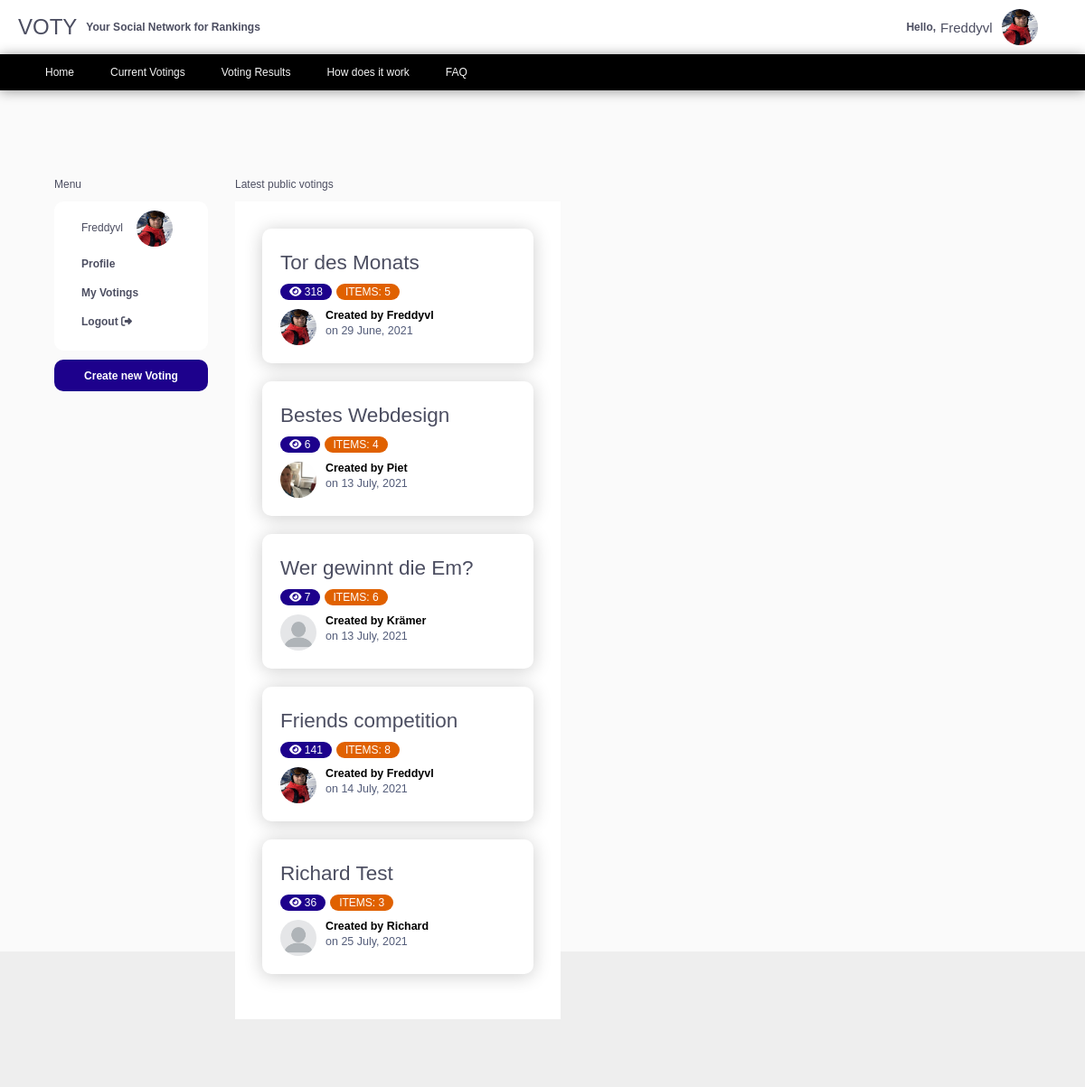
The app's page /voting/ (signed in) with its own data.
### users/models.py (models this page shows, shortened)
class Profile(models.Model):
    user = models.OneToOneField(User, on_delete=models.CASCADE)
    image = models.ImageField(default='default.jpg', upload_to='profile_pics')
    total_number_of_votings = models.SmallIntegerField(default=0)

### voting/models.py (models this page shows, shortened)
class Voting(models.Model):
    title = models.CharField(max_length=100)
    active = models.BooleanField(default=False)
    private = models.BooleanField(default=False)
    date_created = models.DateTimeField(default=timezone.now)
    author = models.ForeignKey(User, on_delete=models.CASCADE)
    number_of_votes = models.PositiveIntegerField(default=0)

### voting/views.py (the view)
# urls.py: path('', VotingListView.as_view(), name='list-of-votings'),
class VotingListView(ListView):
    model = Voting
    template_name = 'voting/list-of-votings.html'
    context_object_name = 'voting'
    ordering = ['-date_created']
    def get_queryset(self):
        queryset = Voting.objects.filter(active=True, private=False)
        return queryset
    def get_context_data(self, **kwargs):
        context = super().get_context_data(**kwargs)
        context['votingelements'] = Voting.objects.filter(private=False, active=True).annotate(num__element=Count('related_votings'))
        return context

### voting/templates/voting/list-of-votings.html (shortened to what this page needs)
{% extends 'voting/base.html' %}
{% load static %}
{% block extrahead %}
     <link rel="stylesheet" type="text/css "href="{% static 'voting/public-votings.css' %}">
    <link rel="stylesheet" type="text/css "href="{% static 'voting/userrestricted-voting-detail.css' %}">
{% endblock %}
{% block content %}
<div class="menu2">
</div>
<div class="flex">
    <div>
        <p>Menu</p>
       {% if user.is_authenticated %}
        <div class="menu-panel" id="menu-panel">
            <div class="avatar flex">
                    <p>{{user.username}}</p>
                    <img src="{{ user.profile.image.url }}" alt="{{ element.author }}" />
            </div>
            <p><a class="link" href="{% url 'profile' %}">Profile</a></p>
            <p><a class="link" href="{% url 'list-of-votings-userrestricted' %}">My Votings</a></p>
            <p><a class="link" href="{% url 'logout' %}">Logout <i class="fas fa-sign-out-alt"></i></a></p>
        </div>
        {% endif %}
        <a  class="create-btn" href="{% url 'voting-create' %}">Create new Voting</a>
    </div>
    <div class="">
        <p>Latest public votings</p>
        <div class="list-of-votings">
        {% for element in votingelements %}
            <div class="card" onclick="location.href='{% url 'voting-active' element.id %}'" style="cursor:pointer;">
                <div class="card-body">
                    <h2>{{ element.title }}</h2>
                    <div class="tag-elements flex margin-top-bot">
                        <div class="tag tag-blue"><span><i class="fas fa-eye"></i> {{element.number_of_votes}}</span></div>
                        <div class="tag tag-orange"><span>Items: {{element.num__element}}</span></div>
                    </div>
                  <div class="user">
                    <img src="{{ element.author.profile.image.url }}" alt="{{ element.author }}" />
                    <div class="user-info">
                      <h5>Created by {{ element.author }}</h5>
                      <small>on {{ element.date_created|date:"d F, Y" }}</small>
                    </div>
                  </div>
                </div>
            </div>
        {% endfor %}
        </div>
    </div>
</div>
{% endblock content%}

### voting/templates/voting/base.html (shortened to what this page needs)
{% load static %}
<!DOCTYPE html>
<html lang="en">
<head>
    <link rel="stylesheet" type="text/css "href="{% static 'voting/main.css' %}">
    <link rel="stylesheet" type="text/css "href="{% static 'voting/navbar-avatar.css' %}">
    <link rel="stylesheet" type="text/css "href="{% static 'voting/card.css' %}">
    {% block extrahead %}
    {% endblock %}
</head>
<body>
    <div class="navbar flex space-between">
        <div class="logo flex">
            <h1>VOTY</h1>
            <h1 style="font-size: 12px;"> Your Social Network for Rankings</h1>
        </div>
        <div class="user-menu flex align-items-center">
        {% if user.is_authenticated %}
            <div class="dropdown">
                <div class="avatar flex align-items-center">
                    <p>Hello, </p>
                    <p>{{user.username}}</p>
                    <img src="{{ user.profile.image.url }}" alt="{{ element.author }}" />
                </div>
        </div>
        {% else %}
            <a  class="btn-blue" href="{% url 'login' %}">Login </a>
            <a  href="{% url 'register' %}"> Register</a>
        {% endif %}
        </div>
    </div>
    <div class="navbar2">
        <a href="">Home</a>
        <a href="{% url 'list-of-votings' %}">Current Votings</a>
        <a href="">Voting Results</a>
        <a href="">How does it work</a>
        <a href="">FAQ</a>
    </div>
    <div class="body-content">
        <div class="content">
            {% block content %}
            {% endblock %}
        </div>
    </div>
    <div class="footer">
    </div>
</body>
</html>

### voting/static/voting/main.css (style rules this page uses)
:root { --red: hsl(0, 78%, 62%); --cyan: hsl(180, 62%, 55%); --orange: hsl(34, 97%, 64%); --blue: hsl(212, 86%, 64%); --varyDarkBlue: hsl(234, 12%, 34%); --grayishBlue: hsl(229, 6%, 66%); --veryLightGray: hsl(0, 0%, 98%); --weight1: 200; --weight2: 400; --weight3: 600; }
h1:first-of-type { font-weight: var(--weight1); color: var(--varyDarkBlue); margin-right: 10px; }
h1:last-of-type { color: var(--varyDarkBlue); }
a, p:first-of-type { font-size: 12px; font-weight: var(--weight3); color: var(--varyDarkBlue); margin-right: 5px; text-decoration: none; }
p:last-of-type { color: var(--varyDarkBlue); font-weight: var(--weight1); }
.logo { margin-left: 20px; font-size: 12px; align-items: center; }
html, body { height: 100%; margin: 0; font-size: 15px; font-family: 'Poppins', sans-serif; background-color: var(--veryLightGray); }
.body-content { min-height: 100%; }
.flex { display: flex; }
.space-between { justify-content: space-between; }
.align-items-center { align-items: center; justify-content: center; }
.create-btn { background-color: #1d018c; color: white; display: flex; align-items: center; justify-content: center; height: 35px; padding: 1em; border-radius: 10px; margin-right: 30px; }
.footer { background-color: #dedede73; height: 10em; padding: 2em; margin-top: -5em; margin-bottom: 0px; }
.margin-top-bot { margin: 10px 0px; }
.content { margin: auto; width: 90%; }

### voting/static/voting/navbar-avatar.css (style rules this page uses)
.user-menu { width: 200px; margin-right: 20px; }
.navbar { background-color: white; height: 60px; width: 100%; box-shadow: 0 1px 10px rgba(0, 0, 0, 0.2); }
.navbar2 { background-color: black; height: 40px; box-shadow: 0 1px 14px rgba(0, 0, 0, 0.4); padding: 0px 50px; display: flex; align-items: center; }
.navbar2 a { font-weight: var(--weight1); color: whitesmoke; margin-right: 40px; }
.menu2 { height: 40px; width: 100%; margin: 1em 0em; align-items: center; }
.dropdown { position: relative; display: inline-block; }
.avatar img { border-radius: 50%; width: 40px; height: 40px; margin-right: 10px; margin-left: 10px; }

### voting/static/voting/card.css (style rules this page uses)
* { box-sizing: border-box; }
.card { background-color: #fff; border-radius: 10px; box-shadow: 0 2px 20px rgba(0, 0, 0, 0.2); overflow: hidden; width: 300px; }
.card h2 { margin: 5px 0px; color: var(--varyDarkBlue); font-weight: var(--weight2); }
.card-body { padding: 20px; }
.tag-elements { width: 75%; }
.tag { background: #cccccc; border-radius: 50px; font-size: 12px; margin: 0 5px 0px 0px; color: #fff; padding: 2px 10px; text-transform: uppercase; cursor: pointer; }
.tag-blue { background-color: #1d018c; }
.tag-orange { background-color: #e06100; }
.user { display: flex; }
.user img { border-radius: 50%; width: 40px; height: 40px; margin-right: 10px; }
.user-info h5 { margin: 0; }
.user-info small { color: #545d7a; }

### voting/static/voting/public-votings.css (style rules this page uses)
.list-of-votings { background-color: white; padding: 2em; }
.list-of-votings .card { margin-bottom: 20px; }

### voting/static/voting/userrestricted-voting-detail.css (style rules this page uses)
.menu-panel { padding: 10px 10px 10px 30px; margin: 0px 30px 10px 0px; border-radius: 10px; overflow: hidden; min-width: 170px; }
#menu-panel { background-color: white; }

### records on screen
Voting: title "Tor des Monats", number_of_votes "318", num__element "5", author.profile.image (picture), author "Freddyvl", date_created "29 June, 2021"
Voting: title "Bestes Webdesign", number_of_votes "6", num__element "4", author.profile.image (picture), author "Piet", date_created "13 July, 2021"
Voting: title "Wer gewinnt die Em?", number_of_votes "7", num__element "6", author.profile.image (placeholder picture), author "Krämer", date_created "13 July, 2021"
Voting: title "Friends competition", number_of_votes "141", num__element "8", author.profile.image (picture), author "Freddyvl", date_created "14 July, 2021"
Voting: title "Richard Test", number_of_votes "36", num__element "3", author.profile.image (placeholder picture), author "Richard", date_created "25 July, 2021"

### other values on screen
{{ user.username }} "Freddyvl"
